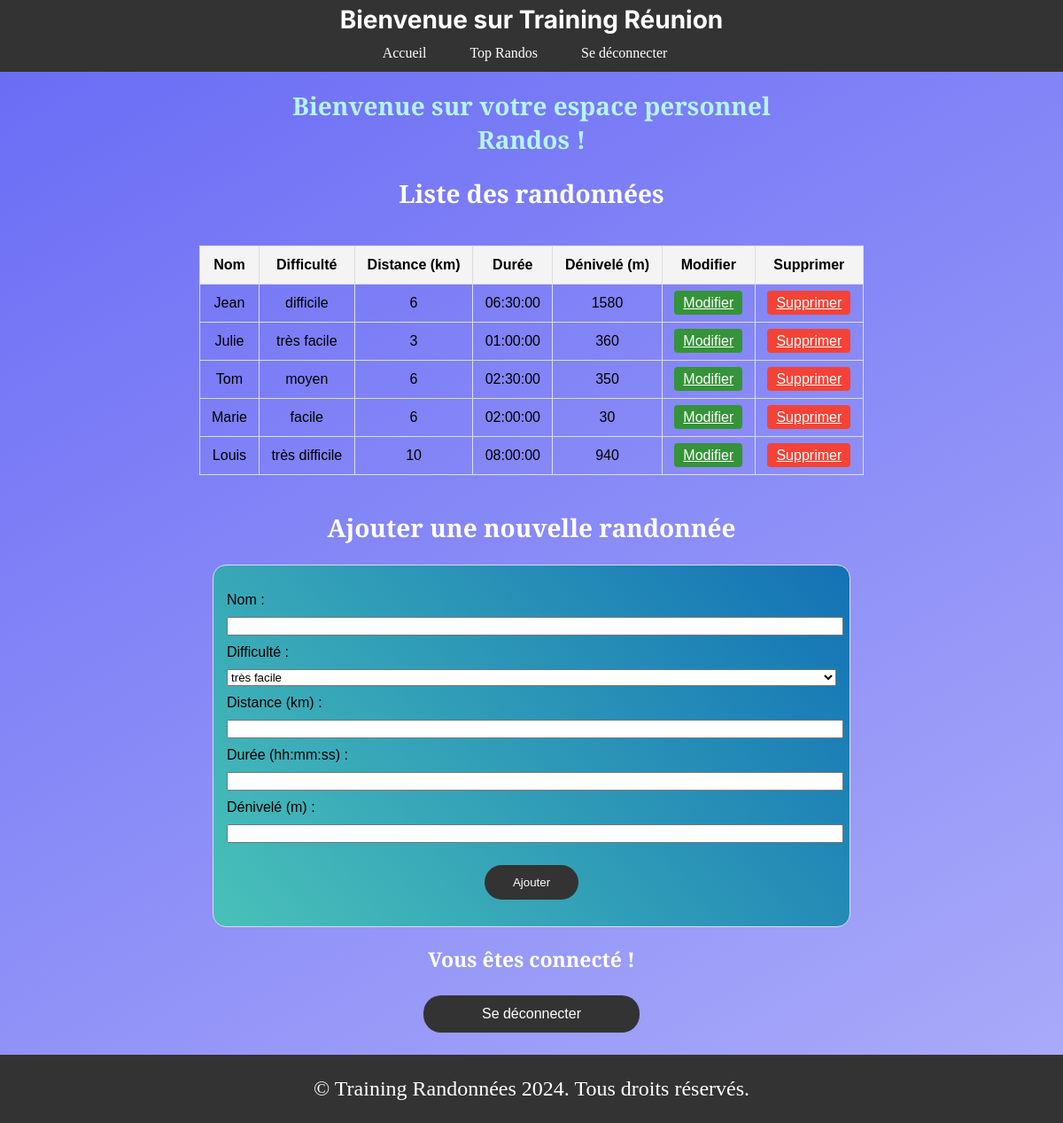
The page /espaces_randonnees.php (signed in) on the database its author committed.
### tables this page shows
CREATE TABLE `hiking` (
  `id` int(11) UNSIGNED NOT NULL,
  `name` varchar(255) NOT NULL,
  `difficulty` enum('très facile','facile','moyen','difficile','très difficile') NOT NULL,
  `distance` int(11) NOT NULL COMMENT 'in km',
  `duration` time NOT NULL,
  `height_difference` int(6) NOT NULL COMMENT 'in m'
);

### espaces_randonnees.php (the view, shortened to what this page needs)
<?php
require 'assets/addons/header.php';
$default_difficulties = ['très facile', 'facile', 'moyen', 'difficile', 'très difficile'];
$stmt = $pdo->prepare("SELECT DISTINCT difficulty FROM hiking");
$stmt->execute();
$db_difficulties = $stmt->fetchAll(PDO::FETCH_COLUMN);
$difficulties = array_unique(array_merge($default_difficulties, $db_difficulties));
$stmt = $pdo->query("SELECT * FROM hiking");
$randosList = $stmt->fetchAll(PDO::FETCH_ASSOC);
?>
<main>
    <div class="container intro">
        <h2 class="accueil">Bienvenue sur votre espace personnel <br> <?php echo htmlspecialchars($_SESSION['name']); ?> !</h2>
        <h2>Liste des randonnées</h2>
        <table class="table-hikes">
            <thead>
                <tr>
                    <th>Nom</th>
                    <th>Difficulté</th>
                    <th>Distance (km)</th>
                    <th>Durée</th>
                    <th>Dénivelé (m)</th>
                    <th>Modifier</th>
                    <th>Supprimer</th>
                </tr>
            </thead>
            <tbody>
                <?php foreach ($randosList as $rando): ?>
                    <tr>
                        <td><?php echo htmlspecialchars($rando['name']); ?></td>
                        <td><?php echo htmlspecialchars($rando['difficulty']); ?></td>
                        <td><?php echo htmlspecialchars($rando['distance']); ?></td>
                        <td><?php echo htmlspecialchars($rando['duration']); ?></td>
                        <td><?php echo htmlspecialchars($rando['height_difference']); ?></td>
                        <td>
                            <a href="update.php?id=<?php echo $rando['id']; ?>" class="btn-update">Modifier</a>
                        </td>
                        <td>
                            <a href="delete.php?id=<?php echo $rando['id']; ?>" class="btn-delete">Supprimer</a>
                        </td>
                    </tr>
                <?php endforeach; ?>
            </tbody>
        </table>
        <h2>Ajouter une nouvelle randonnée</h2>
        <div class="column column-right">
            <form action="create.php" method="post" class="form-add-hike">
                <label for="name">Nom :</label>
                <input type="text" name="name" id="name" required>
                <label for="difficulty">Difficulté :</label>
                <select name="difficulty" id="difficulty" required>
                    <?php foreach ($difficulties as $level): ?>
                        <option value="<?php echo $level; ?>"><?php echo htmlspecialchars($level); ?></option>
                    <?php endforeach; ?>
                </select>
                <label for="distance">Distance (km) :</label>
                <input type="number" name="distance" id="distance" step="0.1" required>
                <label for="duration">Durée (hh:mm:ss) :</label>
                <input type="text" name="duration" id="duration" required>
                <label for="height_difference">Dénivelé (m) :</label>
                <input type="number" name="height_difference" id="height_difference" required>
                <input type="submit" id="valid" value="Ajouter" class="btn">
            </form>
        </div>
        <h2 id="connect-message">Vous êtes connecté !</h2>
        <a href="assets/addons/logout.php" id="annul" class="btn btn-logout">Se déconnecter</a>
    </div>
</main>
<?php
require 'assets/addons/footer.php';
?>

### assets/addons/header.php (shortened to what this page needs)
<?php
$isLoggedIn = isset($_SESSION['name']);
$page = basename($_SERVER['PHP_SELF']);
?>
<!DOCTYPE html>
<html lang="fr">
<head>
    <link rel="stylesheet" href="style.css">
</head>
<body>
<header>
    <h1>
        <?php
        if ($page === 'connexion.php') {
            echo "Connexion à Training Réunion";
        } else {
            echo "Bienvenue sur Training Réunion";
        }
        ?>
    </h1>
    <nav>
        <ul>
            <?php
            if ($isLoggedIn) {
                if ($page !== 'index.php') {
                    echo '<li><a href="index.php">Accueil</a></li>';
                }
                echo '<li><a href="index.php#toprandos">Top Randos</a></li>';
                if ($page !== 'update.php') {
                    echo '<li><a href="assets/addons/logout.php">Se déconnecter</a></li>';
                }
            }
            ?>
        </ul>
    </nav>
</header>

### assets/addons/footer.php
<footer>
        <span>&copy; Training Randonnées 2024. Tous droits réservés.</span>
    </footer>
</body>
</html>

### style.css (style rules this page uses)
body { display: flex; flex-direction: column; justify-content: center; align-items: center; background: linear-gradient(150deg, #686af5, #abacf9); margin: 0; padding: 0; min-height: 100vh; }
header { position: fixed; z-index: 1; width: 100%; top: 0; background-color: #333; color: white; text-align: center; }
nav ul { list-style-type: none; padding: 0; margin: 5px auto; }
nav ul li { display: inline-flex; margin-right: 15px; }
nav ul li a { color: white; text-decoration: none; padding: 5px 15px; border: 2px solid transparent; transition: 0.3s; }
h1 { font-family: "Inter", sans-serif; font-size: 28px; margin: 5px auto; }
h2 { font-family: "Playfair Display", serif; font-size: 28px; text-align: center; color: rgb(255, 255, 255); padding: 0 10px; }
.accueil { margin: 20px auto; color: rgb(181, 244, 255); }
main { flex: 1; margin-top: 80px; }
#connect-message { font-size: 23px; font-weight: bold; }
.btn { display: inline-block; padding: 10px 30px; margin: 10px 0; background-color: #333; color: white; text-decoration: none; border: 2px solid transparent; border-radius: 20px; transition: 0.3s; text-align: center; cursor: pointer; }
.btn-logout { display: flex; justify-content: center; width: 15vw; margin: 25px auto; }
#height_difference { margin-bottom: 25px; }
.form-add-hike { padding: 15px 0; }
.column, .trail { background-color: #8e90f3; }
.column { border: 1px solid #ddd; min-width: 350px; margin: 15px; }
.column-right form { display: flex; flex-direction: column; align-items: flex-start; margin: 15px; }
.column-right label, .column-right input, .column-right select { margin-bottom: 10px; width: 100%; }
.column-right .btn { width: auto; margin: 0 auto; }
.column-left, .column-right { background: linear-gradient(50deg, #49c1b9, #1372b5); border-radius: 15px; }
.container { max-width: 90%; margin: 0 auto; font-family: Arial, sans-serif; }
.table-hikes { width: 100%; border-collapse: collapse; margin: 40px 0; }
.table-hikes th, .table-hikes td { border: 1px solid #ddd; padding: 12px; text-align: center; }
.table-hikes th { background-color: #f4f4f4; font-weight: bold; }
.intro { min-width: 750px; }
.btn-update { background-color: #359338; color: white; border: none; padding: 5px 10px; cursor: pointer; border-radius: 4px; }
.btn-delete { background-color: #f44336; color: white; border: none; padding: 5px 10px; cursor: pointer; border-radius: 4px; }
footer { background-color: #333; color: white; text-align: center; padding: 25px 0; position: relative; bottom: 0; width: 100%; font-size: 24px; }

### rows shown on the page
hiking: name "Jean", difficulty "difficile", distance "6", duration "06:30:00", height_difference "1580"
hiking: name "Julie", difficulty "très facile", distance "3", duration "01:00:00", height_difference "360"
hiking: name "Tom", difficulty "moyen", distance "6", duration "02:30:00", height_difference "350"
hiking: name "Marie", difficulty "facile", distance "6", duration "02:00:00", height_difference "30"
hiking: name "Louis", difficulty "très difficile", distance "10", duration "08:00:00", height_difference "940"

### other values the page prints
$_SESSION['name'] "Randos"
form field difficulty "très facile"
